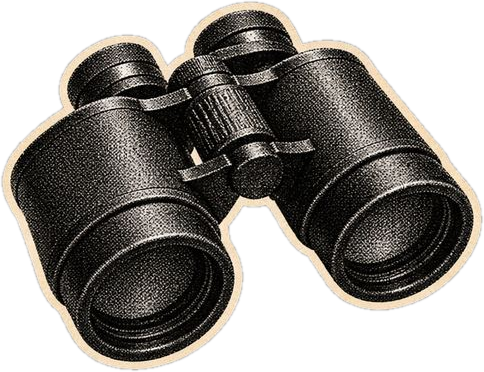
#> input picture videos/etiqueta-errada/pieces/binoculars.png, 484 x 372 px
$ python -i engine.py   (imports and definitions only)
#> lines starting #> are read from the running program, lines starting #| are printed output that depends on the picture
#> further down, picture is the input picture: PIL image 484x372 RGBA; mean R, G, B, A 97.2, 94, 89.8, 156.9
"""Motor de colagem em stop motion para os vídeos Atalho.

Peças recortadas entram a partir do fundo vazio a 12 qps (com tremor de papel),
o texto desliza suave a 24 qps. Saída: MP4 1080x1920, 24 fps, com sons de papel.
"""
import math, random, subprocess, wave
from functools import lru_cache
import numpy as np
from PIL import Image, ImageDraw, ImageFilter, ImageFont, ImageChops

W, H, FPS, STEP = 1080, 1920, 24, 12
ROOT = __file__.rsplit('/', 1)[0]
CREAM = (242, 234, 219)
YELLOW = (244, 197, 66)
INK = (28, 24, 22)


def hexrgb(h):
    h = h.lstrip('#')
    return tuple(int(h[i:i + 2], 16) for i in (0, 2, 4))


# ---------- fontes ----------
# [11 lines left out: function font, not called in this run]


# ---------- papel ----------
_rng = np.random.default_rng(7)
GRAIN = (_rng.normal(0, 1, (H, W)) * 5).astype(np.float32)
GRAIN = np.array(Image.fromarray(np.clip(GRAIN + 128, 0, 255).astype(np.uint8)).filter(ImageFilter.GaussianBlur(0.6))).astype(np.float32) - 128


# [25 lines left out: functions paper_bg, add_grain, card, not called in this run]


def text_center(d, cx, cy, txt, f, fill):
    d.text((cx, cy), txt, font=f, fill=fill, anchor='mm')


@lru_cache(None)
def piece(name):
    return Image.open(f'{ROOT}/pieces/{name}.png').convert('RGBA')


# [6 lines left out: function scaled, not called in this run]


def with_shadow(img, off=(10, 16), blur=14, op=0.32):
#> called with off = (10, 16), blur = 14, op = 0.32
    pad = blur * 2 + max(abs(off[0]), abs(off[1]))
    out = Image.new('RGBA', (img.width + 2 * pad, img.height + 2 * pad), (0, 0, 0, 0))
#> out: PIL image 572x460 RGBA; every value is 0
    sh = Image.new('RGBA', out.size, (0, 0, 0, 0))
    a = img.getchannel('A').point(lambda v: int(v * op))
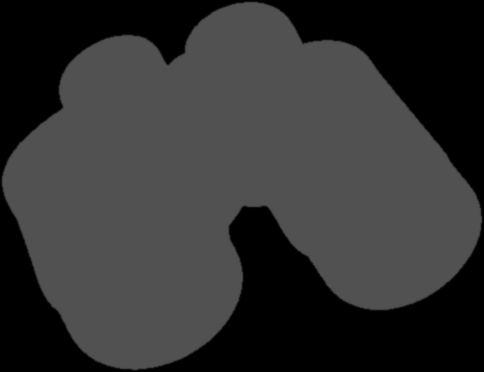
#> a: PIL image 484x372 L; min 0, max 81, mean 49.8
    blk = Image.new('RGBA', img.size, (10, 6, 20, 255))
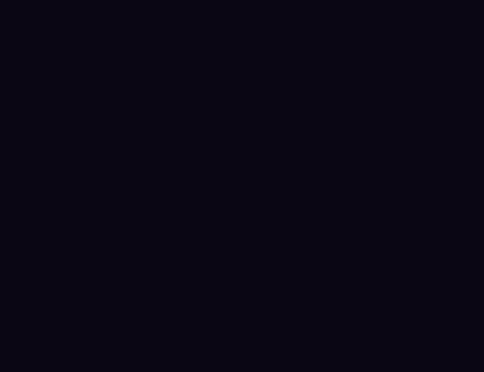
#> blk: PIL image 484x372 RGBA; mean R, G, B, A 10, 6, 20, 255
    blk.putalpha(a)
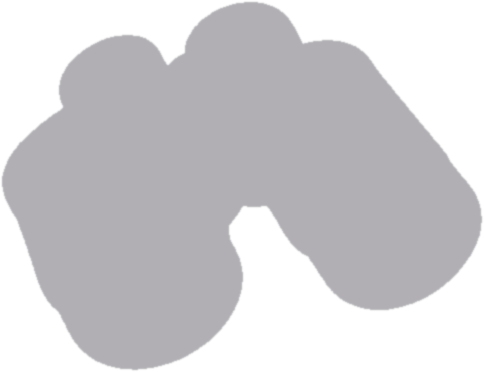
#> blk: PIL image 484x372 RGBA; mean R, G, B, A 10, 6, 20, 49.8; transparent parts drawn white
    sh.paste(blk, (pad + off[0], pad + off[1]))
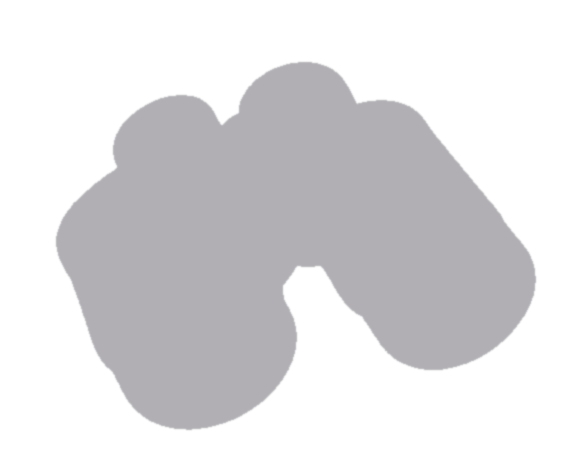
#> sh: PIL image 572x460 RGBA; mean R, G, B, A 6.8, 4.1, 13.7, 34.1; transparent parts drawn white
    sh = sh.filter(ImageFilter.GaussianBlur(blur))
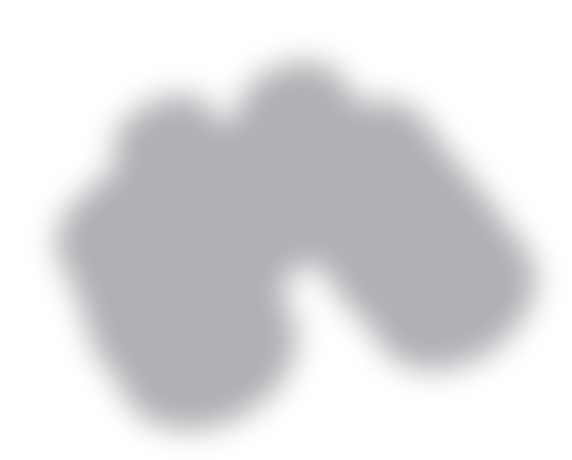
#> sh: PIL image 572x460 RGBA; mean R, G, B, A 6.8, 4.1, 13.7, 34.1; transparent parts drawn white
    out.alpha_composite(sh)
    out.alpha_composite(img, (pad, pad))
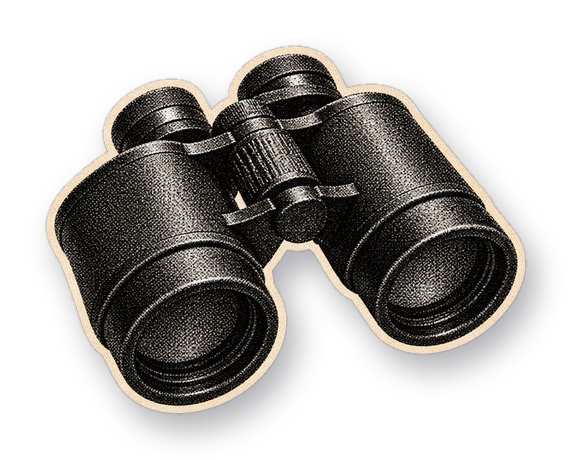
#> out: PIL image 572x460 RGBA; mean R, G, B, A 34.9, 32.2, 31.5, 110.9; transparent parts drawn white
    return out


# ---------- easing ----------
def clamp(x, a=0.0, b=1.0):
    return max(a, min(b, x))


def ease_out_back(x, s=1.5):
    x -= 1
    return x * x * ((s + 1) * x + s) + 1


def ease_out(x):
    return 1 - (1 - x) ** 3


def ease_in_out(x):
    return 3 * x * x - 2 * x * x * x


# ---------- itens ----------
class Item:
    """Peça na cena. t0 relativo ao início da cena."""

    # [147 lines left out: functions __init__, render_img, state, parse, _wrap, layout_text, not called in this run]


class TextBlock:
    # [23 lines left out: functions __init__, draw, not called in this run]


# ---------- cena e vídeo ----------
class Scene:
    def __init__(self, dur, text=None, items=(), overlays=(), whoosh=True, bg=None):
        self.bg = bg
        self.dur, self.text, self.items, self.overlays, self.whoosh = dur, text, list(items), list(overlays), whoosh


# [65 lines left out: functions render_video, paste, not called in this run]


# ---------- som ----------
SR = 48000


# [31 lines left out: function make_sfx, not called in this run]


def read_time(markup, base=1.3, per=0.3):
    return base + per * len(markup.split())


# ---------- logo 3D animado (quadros do Higgsfield, 12 qps) ----------
LOGO_N = 61


# [31 lines left out: functions _logo_bg, logo_canvas, logo_overlay, not called in this run]

>>> from PIL import Image
>>> picture = Image.open('pieces/binoculars.png')
>>> result = with_shadow(picture)

$ run again, on videos/etiqueta-errada/pieces/chain.png
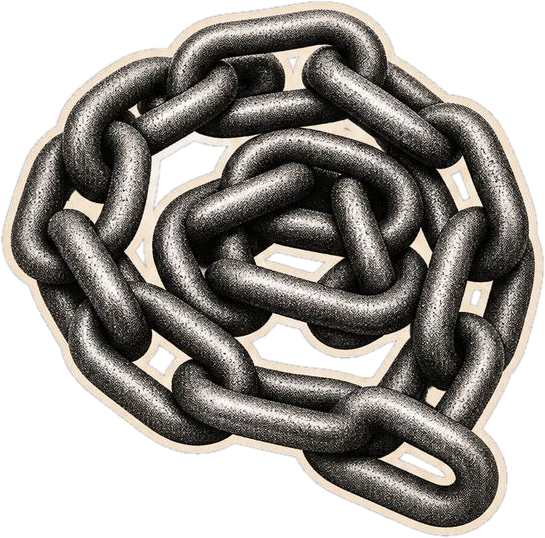
#> input picture videos/etiqueta-errada/pieces/chain.png, 545 x 538 px
#> picture is the input picture: PIL image 545x538 RGBA; mean R, G, B, A 118.8, 115.1, 110.6, 169
#> in with_shadow, `a = img.getchannel('A').point(lambda v: int(v * op))`:
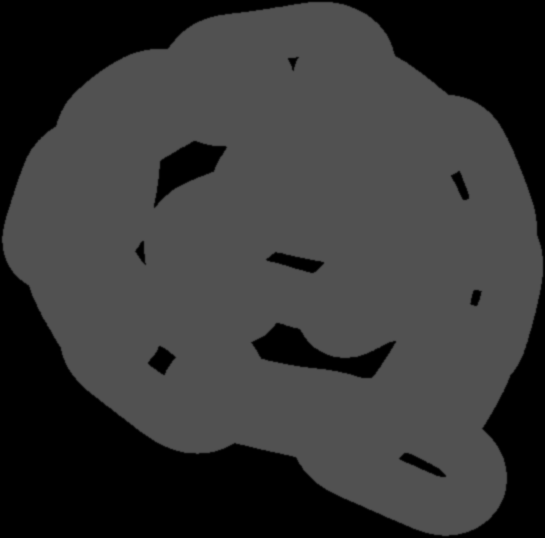
#> a: PIL image 545x538 L; min 0, max 81, mean 53.7
#> in with_shadow, `out.alpha_composite(img, (pad, pad))`:
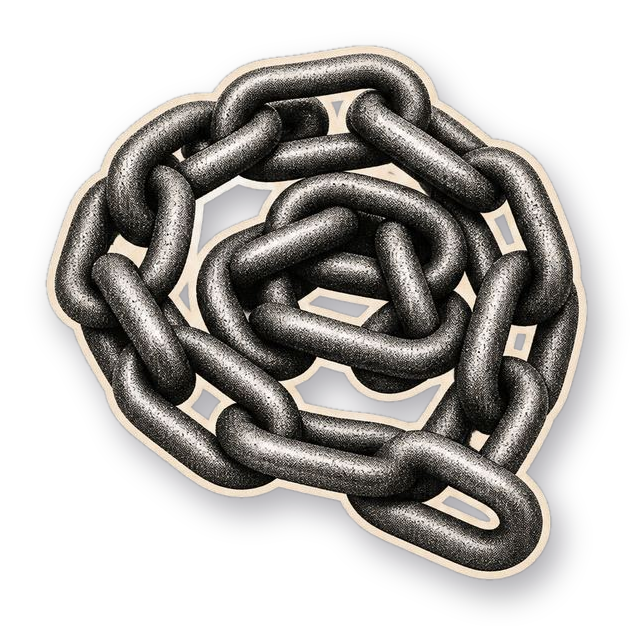
#> out: PIL image 633x626 RGBA; mean R, G, B, A 57.8, 54.6, 53.1, 128.7; transparent parts drawn white

$ run again, on videos/etiqueta-errada/pieces/crowd.png
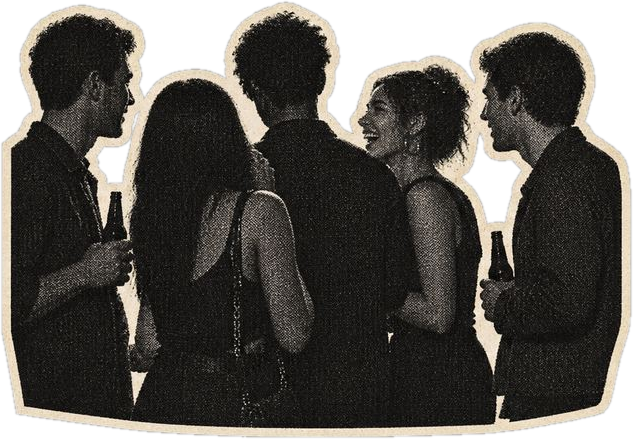
#> input picture videos/etiqueta-errada/pieces/crowd.png, 633 x 439 px
#> picture is the input picture: PIL image 633x439 RGBA; mean R, G, B, A 73.3, 70.3, 65.2, 213
#> in with_shadow, `sh = sh.filter(ImageFilter.GaussianBlur(blur))`:
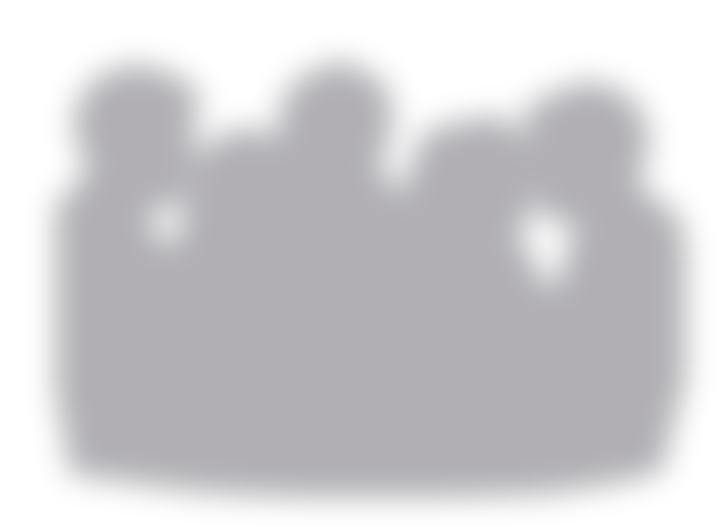
#> sh: PIL image 721x527 RGBA; mean R, G, B, A 7.3, 4.4, 14.6, 49.5; transparent parts drawn white
#> in with_shadow, `out.alpha_composite(img, (pad, pad))`:
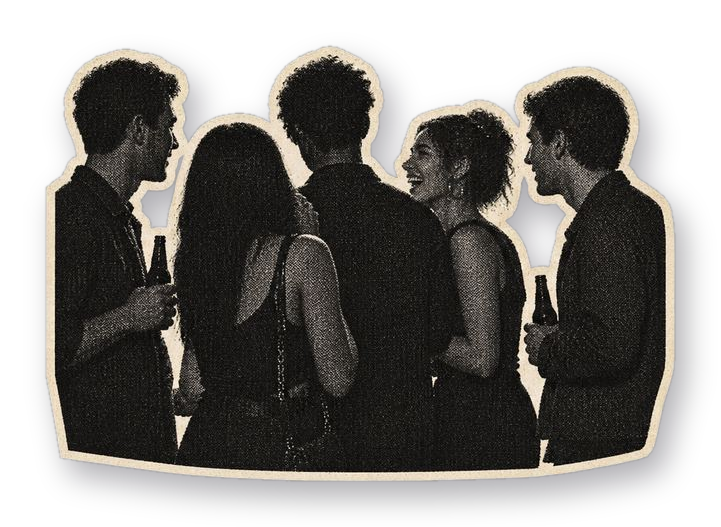
#> out: PIL image 721x527 RGBA; mean R, G, B, A 39.9, 37.4, 35.2, 159.9; transparent parts drawn white
